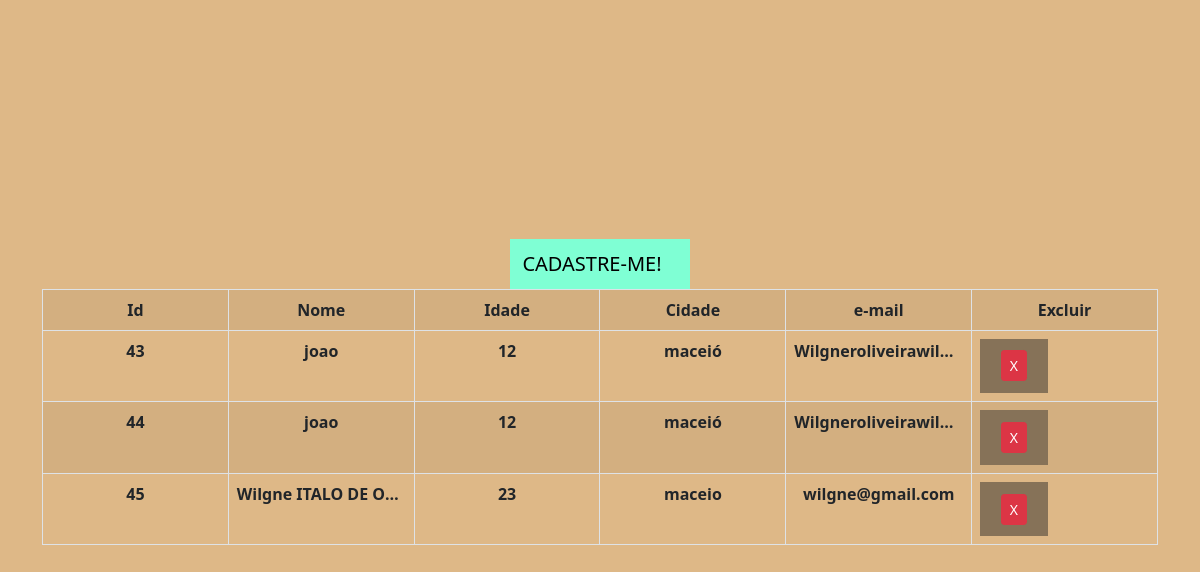
Screenshot of /usuarios/ with the database file from the repository.
### app_cad_usuarios/models.py (models this page shows)
class Usuario(models.Model):
    id_usuario = models.AutoField(primary_key=True)
    nome = models.TextField(max_length=255)
    idade = models.IntegerField()
    cidade = models.TextField(max_length=255)
    email = models.TextField(max_length=255)

### app_cad_usuarios/views.py (the view, shortened to what this page needs)
# urls.py: path('usuarios/', views.usuarios,name='listagem_de_usuarios'),
def usuarios(request):
    usuarios = {
        'usuarios': Usuario.objects.all()
    }
    return render(request, 'usuarios/usuarios.html', usuarios)

### app_cad_usuarios/templates/usuarios/usuarios.html (shortened to what this page needs)
<!doctype html>
<html lang="pt-br">
  <head>
    <link href="https://cdn.jsdelivr.net/npm/bootstrap@5.0.2/dist/css/bootstrap.min.css" rel="stylesheet">
    <link rel="stylesheet" href="style.css">
  </head>
  <body style="background-color: burlywood; text-align: center;">
    <div class="container">
<nav style="background-color: aquamarine !important;" class="navbar navbar-light bg-light">
  <div class="container-fluid">
    <span class="navbar-brand mb-0 h1"><a style="text-decoration: none;color: black;" href="{% url 'home' %}">CADASTRE-ME!</a></span>
  </div>
</nav>
    <table class="table table-bordered table-striped">
        <tr>
            <th>Id</th>
            <th>Nome</th>
            <th>Idade</th>
            <th>Cidade</th>
            <th>e-mail</th>
            <th>Excluir</th>
        </tr>
        {% for usuario in usuarios %}
        <tr>
            <th>{{usuario.id_usuario}}</th>
            <th>{{usuario.nome}}</th>
            <th>{{usuario.idade}}</th>
            <th>{{usuario.cidade}}</th>
            <th>{{usuario.email}}</th>
            <th><form action="{% url 'excluir_usuario' usuario.id_usuario %}" method="post">
                <button type="submit" class="btn btn-danger btn-sm">X</button>
            </form></th>
        </tr>
        {% endfor %}
    </table>
</div>
</body>
</html>

### app_cad_usuarios/templates/usuarios/style.css (style rules this page uses)
body, html { height: 100%; margin: 0; display: flex; align-items: center; justify-content: center; }
form { padding: 7%; width: 40%; text-align: center; background-color: rgb(134, 114, 88); }

### app_cad_usuarios/templates/usuarios/usuarios.html (style rules this page uses)
body, html { height: 100%; margin: 0; display: flex; align-items: center; justify-content: center; }
table { width: 80%; }
.container { display: flex; flex-direction: column; align-items: center; overflow-x: auto; }
table { width: 100%; table-layout: fixed; }
th, td { white-space: nowrap; overflow: hidden; text-overflow: ellipsis; }

### rows the page displays
Usuario: id_usuario "43", nome "joao", idade "12", cidade "maceió", email "Wilgneroliveirawil…"
Usuario: id_usuario "44", nome "joao", idade "12", cidade "maceió", email "Wilgneroliveirawil…"
Usuario: id_usuario "45", nome "Wilgne ITALO DE O…", idade "23", cidade "maceio", email "wilgne@gmail.com"
